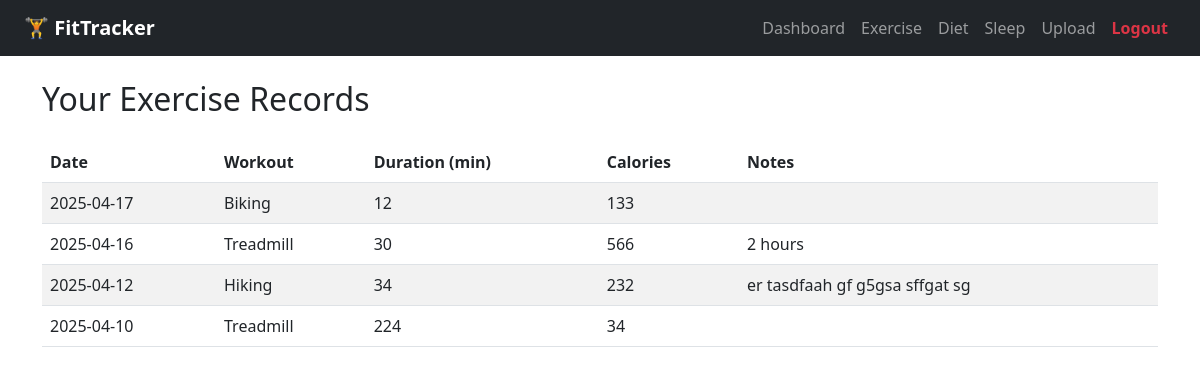
The page /records/exercise (signed in) on the database as committed earlier.
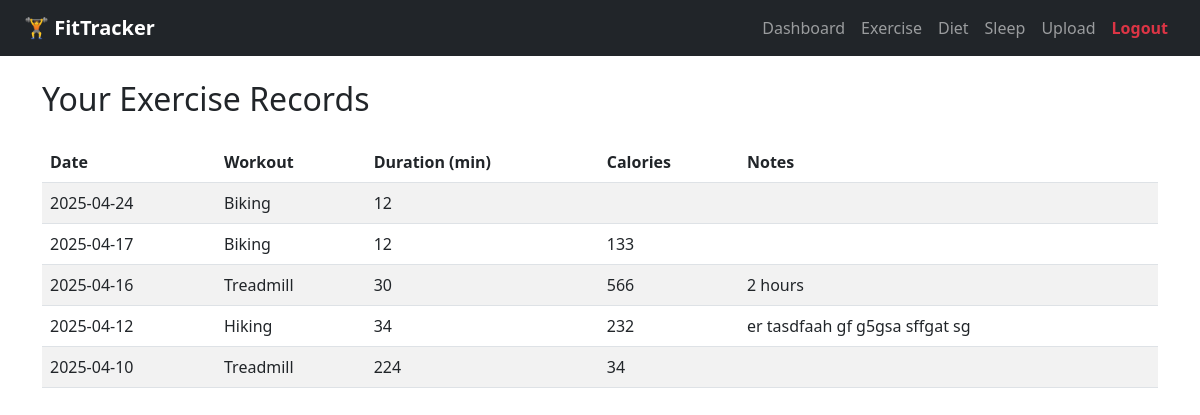
The same page on the database as committed later.
### app/models.py (models this page shows)
class ExerciseEntry(db.Model):
    id = db.Column(db.Integer, primary_key=True)
    user_id = db.Column(db.Integer, db.ForeignKey('user.id'))
    workout_type = db.Column(db.String(100))
    duration = db.Column(db.Integer)
    calories = db.Column(db.Integer)
    date = db.Column(db.String(20))
    notes = db.Column(db.Text)

### app/routes.py (the view)
@main.route("/records/exercise")
def exercise_records():
    if "user_id" not in session:
        return redirect(url_for("main.login"))
    user_id = session["user_id"]
    records = ExerciseEntry.query.filter_by(user_id=user_id).order_by(ExerciseEntry.date.desc()).all()
    return render_template("exercise_records.html", records=records)

### app/templates/exercise_records.html (shortened to what this page needs)
{% extends "base.html" %}
{% block content %}
<h2 class="mb-4">Your Exercise Records</h2>
<table class="table table-striped">
  <thead>
    <tr>
      <th>Date</th>
      <th>Workout</th>
      <th>Duration (min)</th>
      <th>Calories</th>
      <th>Notes</th>
    </tr>
  </thead>
  <tbody>
    {% for entry in records %}
    <tr>
      <td>{{ entry.date }}</td>
      <td>{{ entry.workout_type }}</td>
      <td>{{ entry.duration }}</td>
      <td>{{ entry.calories }}</td>
      <td>{{ entry.notes }}</td>
    </tr>
    {% endfor %}
  </tbody>
</table>
{% endblock %}

### app/templates/base.html (shortened to what this page needs)
<!DOCTYPE html>
<html lang="en">
<head>
    <link href="https://cdn.jsdelivr.net/npm/bootstrap@5.3.0/dist/css/bootstrap.min.css" rel="stylesheet">
</head>
<body>
    <nav class="navbar navbar-expand-lg navbar-dark bg-dark px-4">
        <a class="navbar-brand fw-bold" href="{{ url_for('main.index') }}">🏋️ FitTracker</a>
        {% if session.get("user_id") %}
        <div class="collapse navbar-collapse" id="navbarContent">
          <ul class="navbar-nav ms-auto mb-2 mb-lg-0">
            <li class="nav-item">
              <a class="nav-link" href="{{ url_for('main.dashboard') }}">Dashboard</a>
            </li>
            <li class="nav-item">
              <a class="nav-link" href="{{ url_for('main.exercise_records') }}">Exercise</a>
            </li>
            <li class="nav-item">
              <a class="nav-link" href="{{ url_for('main.diet_records') }}">Diet</a>
            </li>
            <li class="nav-item">
              <a class="nav-link" href="{{ url_for('main.sleep_records') }}">Sleep</a>
            </li>
            <li class="nav-item">
              <a class="nav-link" href="{{ url_for('main.upload') }}">Upload</a>
            </li>
            <li class="nav-item">
              <a class="nav-link text-danger fw-bold" href="{{ url_for('main.logout') }}">Logout</a>
            </li>
          </ul>
        </div>
        {% endif %}
      </nav>
    <div class="container mt-4">
        {% block content %}{% endblock %}
    </div>
</body>
</html>

Rows that differ between the two databases and show on the page:
added ExerciseEntry: date "2025-04-24", workout_type "Biking", duration "12"
